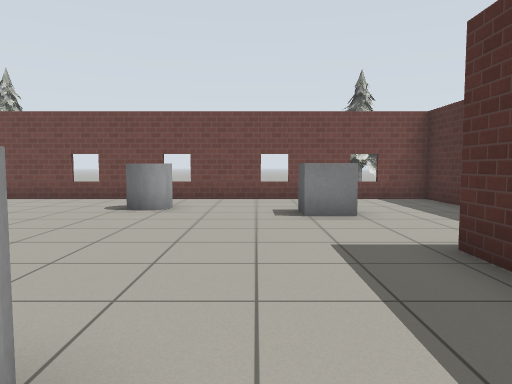
View 1 (above)

13 first-person views from a walk through a Gazebo world. The camera is 0.94 m above the floor, tilts 4° down and sees 70° across. Floor lines are 1 m apart. The floor is counted in squares, 1 m on a side. Each view is taken from the middle of a square. On the plan, view 1 faces up. The plan holds only what a view shows up to about 13 squares ahead; the rest is blank. Simple patterns stand in for the simulator's built-in surfaces. Some stock models are drawn as simple stand-ins.

View 2
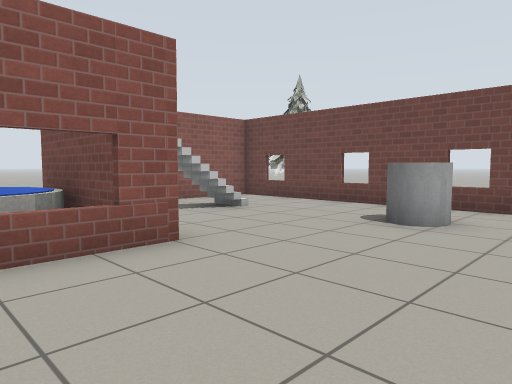

View 3
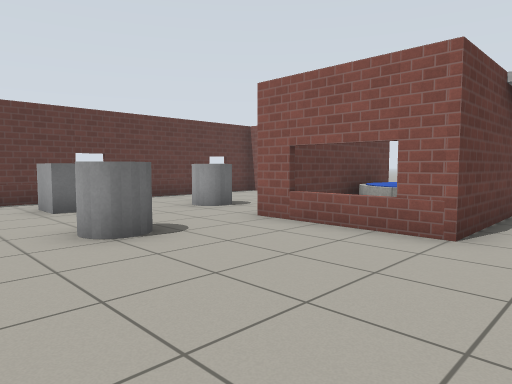

View 4
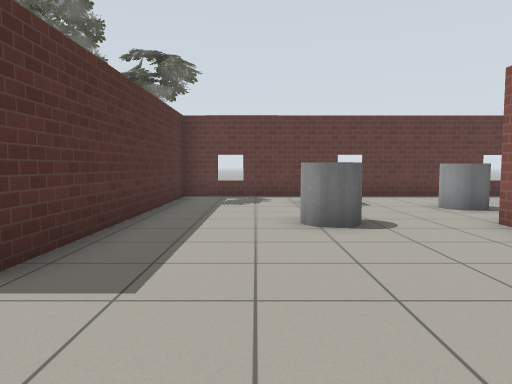

View 5
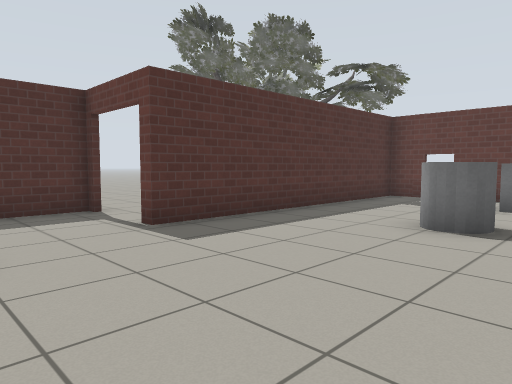

View 6
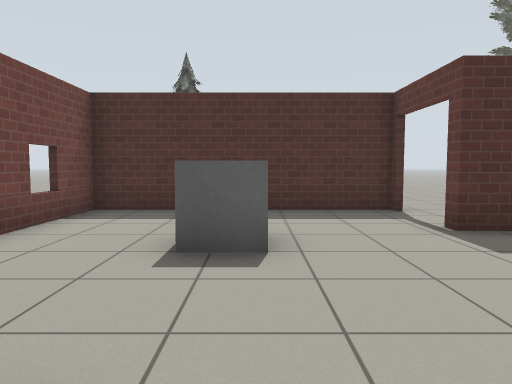

View 7
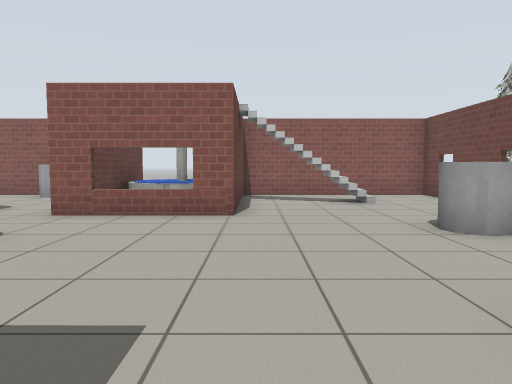

View 8
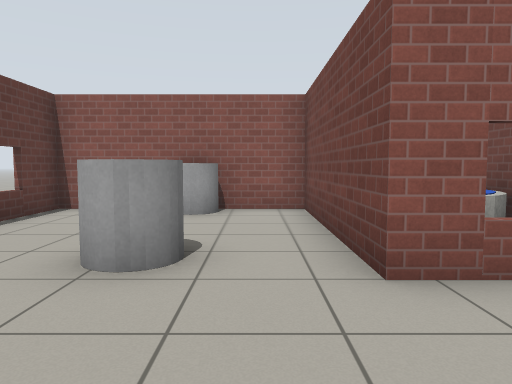

View 9
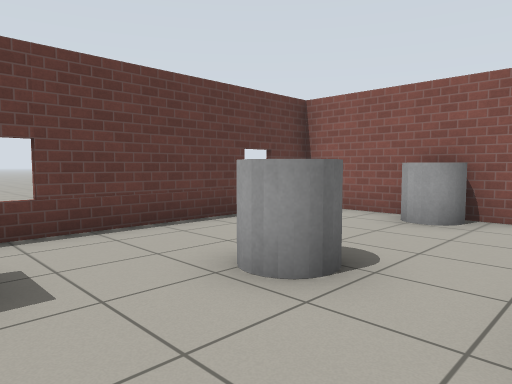

View 10
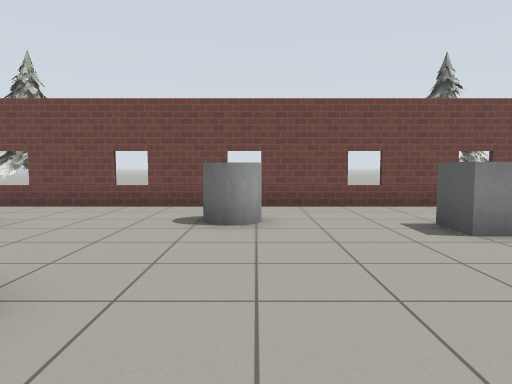

View 11
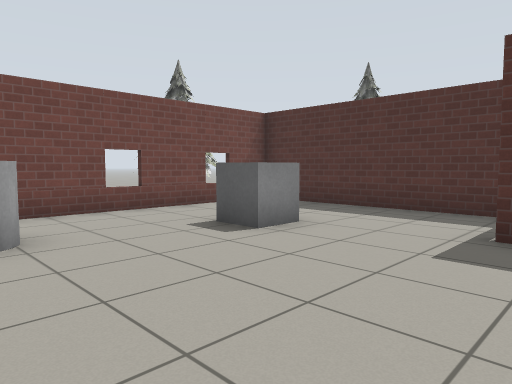

View 12
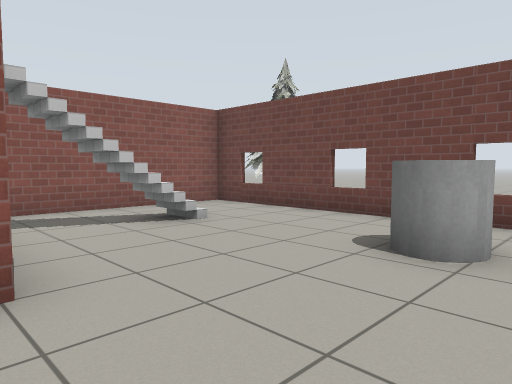

View 13
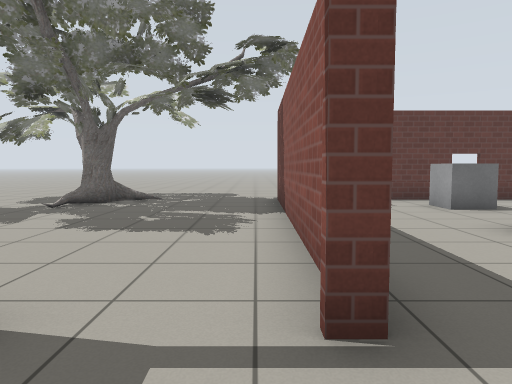

### Floor plan
Points are (right, up) in squares from view 1. A wall is a line through its corners. A room is listed if a view was taken in it or the views show most of it. See-through windows are left out.
Room 1 (views 1, 2, 3, 4, 5, 6, 7, 8, 9, 10, 11, 12, 13)
walls: (-6.5, 4.6) (-4, 4.6) (-4, 1.1) (-9.1, 1.1) (-9.1, -4.4) (2.2, -4.3) (2.3, 4.1) (2.7, 4.1); (4.9, 4) (4.9, 10.5) (-9.1, 10.5) (-9.1, 4.5)
ways out: opening at (-7.5, 4.5); open door at (3.5, 4)
objects: grey cylinder (-9, -1) to (-8, -1); stairs (-7, 6) to (-7, 7); grey cylinder (-5, -1) to (-4, -1); grey cylinder (-3, 8) to (-2, 9); grey box (-2, -3) to (-1, -2); grey cylinder (-1, 1); grey box (1, 7) to (2, 8)

Where each view was taken, in squares from view 1:
view 1: 0 up, 0 right, facing up
view 2: 2 up, 0 right, facing up-left
view 3: 6 up, 1 right, facing down-left
view 4: 7 up, 0 right, facing down
view 5: 7 up, 3 left, facing down-right
view 6: 7 up, 3 left, facing right
view 7: 5 up, 3 right, facing left
view 8: 0 up, 1 left, facing left
view 9: 1 up, 2 left, facing down-left
view 10: 2 up, 2 left, facing up
view 11: 3 up, 3 left, facing up-right
view 12: 4 up, 1 left, facing up-left
view 13: 6 up, 3 right, facing down
